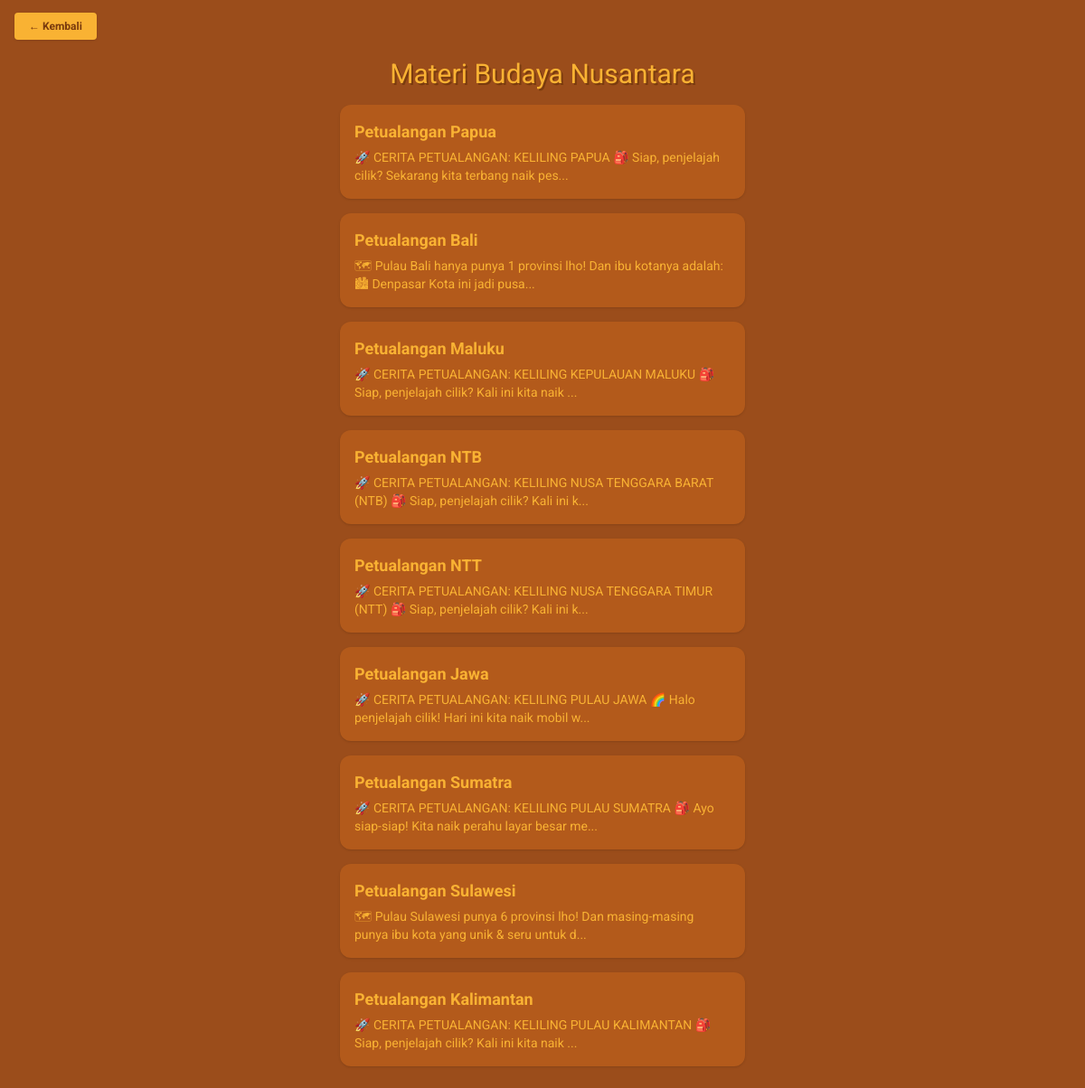
Screenshot of /edukasi/materi.php (signed in) with the database file from the repository.
### tables this page shows
CREATE TABLE `materi` (
  `id` int(11) NOT NULL,
  `judul` varchar(255) NOT NULL,
  `isi` text NOT NULL,
  `kategori` varchar(100) NOT NULL,
  `created_at` timestamp NOT NULL DEFAULT current_timestamp()
);

### edukasi/materi.php (the view, shortened to what this page needs)
<?php
require_once('../config/koneksi.php');
$query = $koneksi->query("SELECT * FROM materi ORDER BY created_at DESC");
$materi = $query->fetch_all(MYSQLI_ASSOC);
?>
<!DOCTYPE html>
<html lang="id">
<head>
  <script src="https://cdn.tailwindcss.com"></script>
</head>
<body class="bg-[#9B4D1B] font-['Roboto'] h-full">
  <div class="h-full flex flex-col overflow-hidden">
    <div class="absolute top-4 left-4 z-20">
      <a href="../screens/edukasi.php"
         class="bg-[#F9B233] text-[#7A3B0E] px-4 py-2 rounded shadow font-bold text-xs hover:bg-[#f7c14a] transition">
        ← Kembali
      </a>
    </div>
    <div class="sticky top-0 z-10 bg-[#9B4D1B] px-4 pt-16 pb-4">
      <h1 class="text-center font-luckiest text-3xl text-[#F9B233] drop-shadow-[2px_2px_0_#7A3B0E]">
        Materi Budaya Nusantara
      </h1>
    </div>
    <div class="flex-1 overflow-y-auto px-4 pb-6">
      <div class="space-y-4 max-w-md mx-auto">
        <?php if (count($materi) == 0): ?>
          <div class="bg-[#B35A1B] p-4 text-center text-[#F9B233] rounded-xl shadow">
            Belum ada materi budaya tersedia.
          </div>
        <?php else: ?>
          <?php foreach ($materi as $m): ?>
            <a href="detail.php?id=<?= $m['id'] ?>" class="block bg-[#B35A1B] text-[#F9B233] p-4 rounded-xl shadow hover:bg-[#9c4815] transition">
              <h2 class="font-bold text-lg"><?= htmlspecialchars($m['judul']) ?></h2>
              <p class="text-sm mt-1"><?= mb_strimwidth(strip_tags($m['isi']), 0, 100, "...") ?></p>
            </a>
          <?php endforeach; ?>
        <?php endif; ?>
      </div>
    </div>
  </div>
</body>
</html>

### edukasi/materi.php (style rules this page uses)
body, html { height: 100%; overflow: hidden; }

### rows the page displays
materi: judul "Petualangan Papua", isi "🚀 CERITA PETUALANGAN: KELILING PAPUA 🎒 Siap, penjelajah cilik? Sekarang kita terbang naik pes..."
materi: judul "Petualangan Bali", isi "🗺 Pulau Bali hanya punya 1 provinsi lho! Dan ibu kotanya adalah: 🏙 Denpasar Kota ini jadi pusa..."
materi: judul "Petualangan Maluku", isi "🚀 CERITA PETUALANGAN: KELILING KEPULAUAN MALUKU 🎒 Siap, penjelajah cilik? Kali ini kita naik ..."
materi: judul "Petualangan NTB", isi "🚀 CERITA PETUALANGAN: KELILING NUSA TENGGARA BARAT (NTB) 🎒 Siap, penjelajah cilik? Kali ini k..."
materi: judul "Petualangan NTT", isi "🚀 CERITA PETUALANGAN: KELILING NUSA TENGGARA TIMUR (NTT) 🎒 Siap, penjelajah cilik? Kali ini k..."
materi: judul "Petualangan Jawa", isi "🚀 CERITA PETUALANGAN: KELILING PULAU JAWA 🌈 Halo penjelajah cilik! Hari ini kita naik mobil w..."
materi: judul "Petualangan Sumatra", isi "🚀 CERITA PETUALANGAN: KELILING PULAU SUMATRA 🎒 Ayo siap-siap! Kita naik perahu layar besar me..."
materi: judul "Petualangan Sulawesi", isi "🗺 Pulau Sulawesi punya 6 provinsi lho! Dan masing-masing punya ibu kota yang unik & seru untuk d..."
materi: judul "Petualangan Kalimantan", isi "🚀 CERITA PETUALANGAN: KELILING PULAU KALIMANTAN 🎒 Siap, penjelajah cilik? Kali ini kita naik ..."
